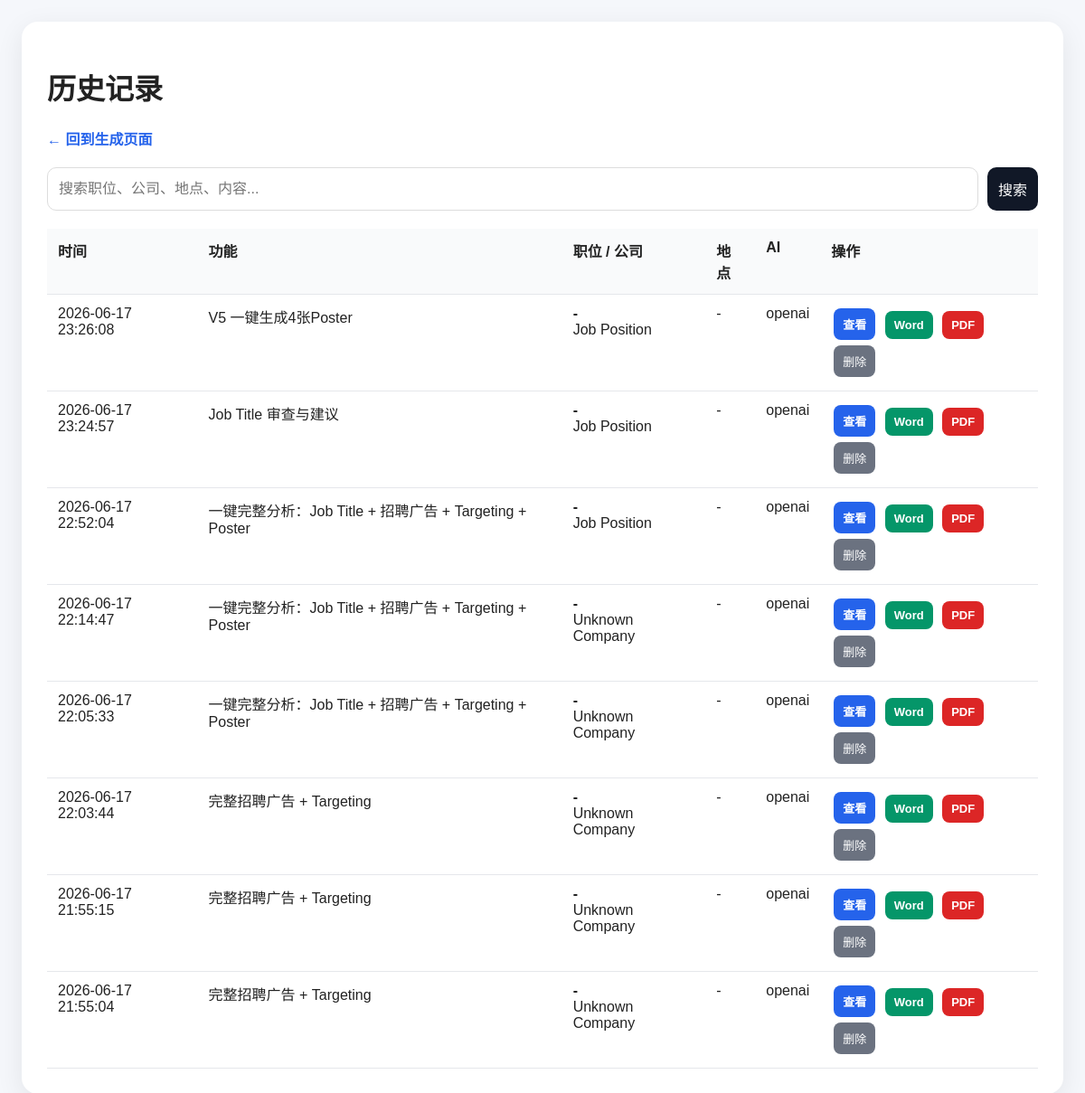
The app's page /history with its own data.
### tables this page shows
CREATE TABLE generations (
            id INTEGER PRIMARY KEY AUTOINCREMENT,
            created_at TEXT NOT NULL,
            task_type TEXT,
            provider TEXT,
            selected_provider TEXT,
            job_title TEXT,
            company_name TEXT,
            location TEXT,
            salary TEXT,
            raw_job_info TEXT,
            job_info TEXT,
            result TEXT
        , poster_paths TEXT, uploaded_image_paths TEXT);

### main.py (the view)
@app.get("/history", response_class=HTMLResponse)
def history(request: Request, q: str = ""):
    conn = db_connect()
    if q:
        like = f"%{q}%"
        rows = conn.execute(
            """
            SELECT * FROM generations
            WHERE job_title LIKE ? OR company_name LIKE ? OR location LIKE ? OR raw_job_info LIKE ? OR result LIKE ?
            ORDER BY id DESC LIMIT 100
            """,
            (like, like, like, like, like),
        ).fetchall()
    else:
        rows = conn.execute("SELECT * FROM generations ORDER BY id DESC LIMIT 100").fetchall()
    conn.close()
    return templates.TemplateResponse("history.html", {"request": request, "rows": rows, "q": q, "task_labels": TASK_LABELS})

### templates/history.html (shortened to what this page needs)
<!DOCTYPE html>
<html lang="zh-Hans">
<head>
</head>
<body>
  <div class="container">
    <h1>历史记录</h1>
    <p><a href="/">← 回到生成页面</a></p>
    <form class="search" method="get" action="/history">
      <input type="text" name="q" placeholder="搜索职位、公司、地点、内容..." value="{{ q or '' }}">
      <button type="submit">搜索</button>
    </form>
    <table>
      <thead>
        <tr><th>时间</th><th>功能</th><th>职位 / 公司</th><th>地点</th><th>AI</th><th>操作</th></tr>
      </thead>
      <tbody>
        {% for row in rows %}
        <tr>
          <td>{{ row['created_at'] }}</td>
          <td>{{ task_labels.get(row['task_type'], row['task_type']) }}</td>
          <td><strong>{{ row['job_title'] or '-' }}</strong><br>{{ row['company_name'] or '-' }}</td>
          <td>{{ row['location'] or '-' }}</td>
          <td>{{ row['selected_provider'] }}</td>
          <td>
            <a class="btn view" href="/record/{{ row['id'] }}">查看</a>
            <a class="btn word" href="/export/docx/{{ row['id'] }}">Word</a>
            <a class="btn pdf" href="/export/pdf/{{ row['id'] }}">PDF</a>
            <form method="post" action="/delete/{{ row['id'] }}" style="display:inline" onsubmit="return confirm('确定删除这条记录吗？')">
              <button class="btn delete" type="submit">删除</button>
            </form>
          </td>
        </tr>
        {% endfor %}
      </tbody>
    </table>
  </div>
</body>
</html>

### templates/history.html (style rules this page uses)
body { font-family: Arial, sans-serif; background:#f5f7fb; margin:0; padding:24px; color:#222; }
.container { max-width:1100px; margin:0 auto; background:#fff; padding:28px; border-radius:18px; box-shadow:0 8px 30px rgba(0,0,0,.08); }
a { color:#2563eb; text-decoration:none; font-weight:700; }
input, button { font-size:16px; border-radius:10px; border:1px solid #ddd; padding:12px; box-sizing:border-box; }
form.search { display:flex; gap:10px; margin:20px 0; }
form.search input { flex:1; }
form.search button { background:#111827; color:white; border:none; cursor:pointer; }
table { width:100%; border-collapse:collapse; margin-top:16px; }
th, td { padding:12px; border-bottom:1px solid #e5e7eb; text-align:left; vertical-align:top; }
th { background:#f9fafb; }
.btn { display:inline-block; margin:3px; padding:8px 10px; border-radius:8px; color:white; font-size:13px; }
.view { background:#2563eb; }
.word { background:#059669; }
.pdf { background:#dc2626; }
.delete { background:#6b7280; color:white; border:none; cursor:pointer; }

### records on screen
generations: created_at "2026-06-17 23:26:08", get "V5 一键生成4张Poster", job_title "-", company_name "Job Position", location "-", selected_provider "openai"
generations: created_at "2026-06-17 23:24:57", get "Job Title 审查与建议", job_title "-", company_name "Job Position", location "-", selected_provider "openai"
generations: created_at "2026-06-17 22:52:04", get "一键完整分析：Job Title + 招聘广告 + Targeting + Poster", job_title "-", company_name "Job Position", location "-", selected_provider "openai"
generations: created_at "2026-06-17 22:14:47", get "一键完整分析：Job Title + 招聘广告 + Targeting + Poster", job_title "-", company_name "Unknown Company", location "-", selected_provider "openai"
generations: created_at "2026-06-17 22:05:33", get "一键完整分析：Job Title + 招聘广告 + Targeting + Poster", job_title "-", company_name "Unknown Company", location "-", selected_provider "openai"
generations: created_at "2026-06-17 22:03:44", get "完整招聘广告 + Targeting", job_title "-", company_name "Unknown Company", location "-", selected_provider "openai"
generations: created_at "2026-06-17 21:55:15", get "完整招聘广告 + Targeting", job_title "-", company_name "Unknown Company", location "-", selected_provider "openai"
generations: created_at "2026-06-17 21:55:04", get "完整招聘广告 + Targeting", job_title "-", company_name "Unknown Company", location "-", selected_provider "openai"
